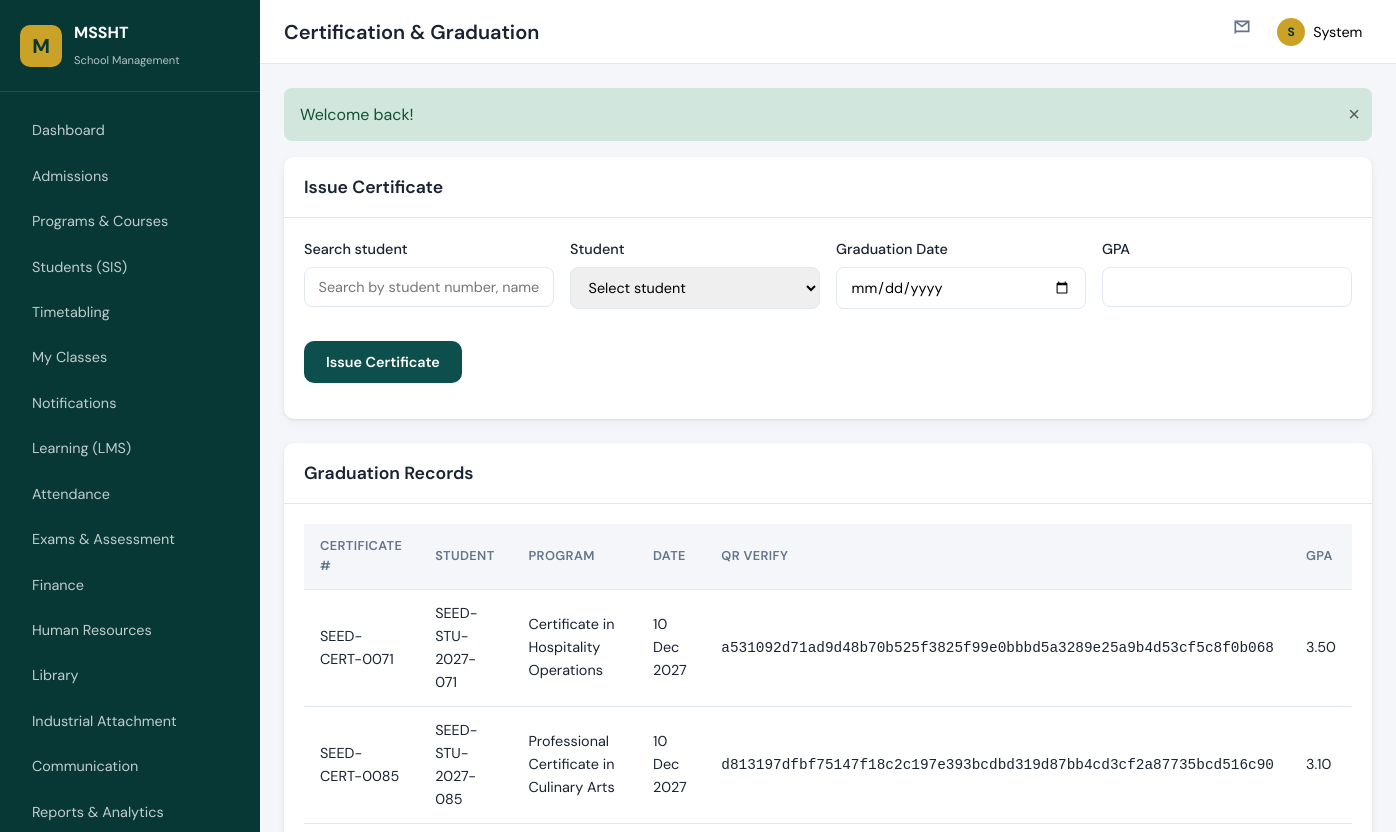
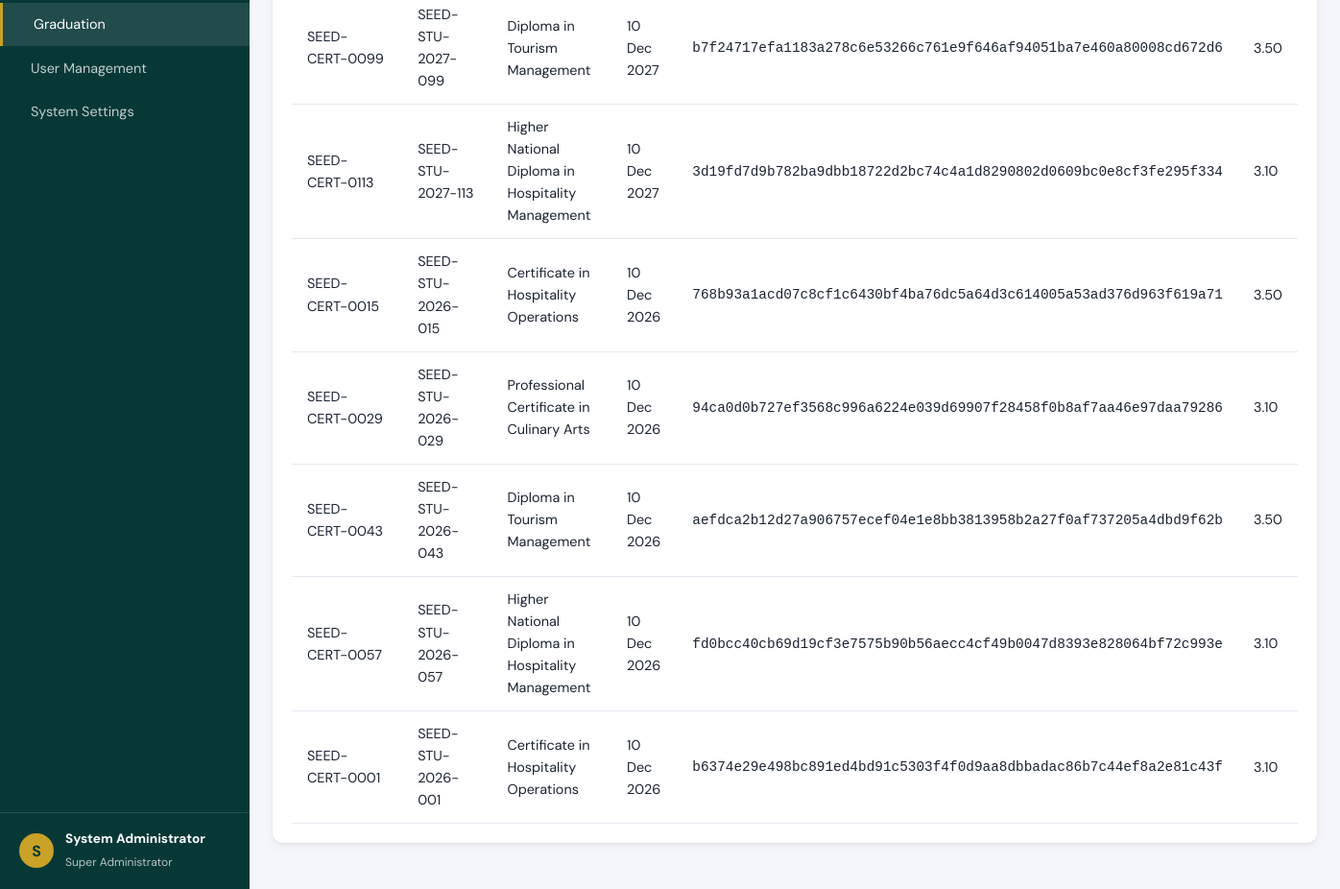
/modules/graduation/index.php (signed in), run on the app's committed database (2 pictures, top to bottom).
### tables this page shows
CREATE TABLE graduations (
    id INT UNSIGNED AUTO_INCREMENT PRIMARY KEY,
    student_id INT UNSIGNED NOT NULL,
    program_id INT UNSIGNED NOT NULL,
    graduation_date DATE NOT NULL,
    certificate_number VARCHAR(50) NOT NULL UNIQUE,
    qr_verification_code VARCHAR(64) NOT NULL UNIQUE,
    gpa DECIMAL(4,2) NULL,
    issued_at TIMESTAMP DEFAULT CURRENT_TIMESTAMP,
    FOREIGN KEY (student_id) REFERENCES students(id) ON DELETE CASCADE,
    FOREIGN KEY (program_id) REFERENCES programs(id)
);

CREATE TABLE students (
    id INT UNSIGNED AUTO_INCREMENT PRIMARY KEY,
    user_id INT UNSIGNED NULL UNIQUE,
    student_number VARCHAR(30) NOT NULL UNIQUE,
    application_ref VARCHAR(30) NULL UNIQUE,
    first_name VARCHAR(80) NULL,
    last_name VARCHAR(80) NULL,
    email VARCHAR(150) NULL,
    phone VARCHAR(30) NULL,
    gender ENUM('male', 'female', 'other') NULL,
    date_of_birth DATE NULL,
    address TEXT NULL,
    previous_qualification VARCHAR(200) NULL,
    notes TEXT NULL,
    application_id INT UNSIGNED NULL UNIQUE,
    program_id INT UNSIGNED NOT NULL,
    intake_id INT UNSIGNED NOT NULL,
    enrollment_status ENUM('active', 'graduated', 'withdrawn', 'suspended', 'deferred') DEFAULT 'active',
    enrollment_date DATE NOT NULL,
    FOREIGN KEY (user_id) REFERENCES users(id) ON DELETE SET NULL,
    FOREIGN KEY (application_id) REFERENCES applications(id) ON DELETE SET NULL,
    FOREIGN KEY (program_id) REFERENCES programs(id),
    FOREIGN KEY (intake_id) REFERENCES intakes(id)
);

CREATE TABLE programs (
    id INT UNSIGNED AUTO_INCREMENT PRIMARY KEY,
    code VARCHAR(20) NOT NULL UNIQUE,
    name VARCHAR(200) NOT NULL,
    program_type ENUM('short_course', 'certificate', 'diploma', 'hnd') NOT NULL,
    duration_months SMALLINT UNSIGNED DEFAULT 12,
    duration_value SMALLINT UNSIGNED DEFAULT 12,
    duration_unit VARCHAR(10) DEFAULT 'months',
    total_credits DECIMAL(6,2) DEFAULT 0,
    description TEXT NULL,
    status ENUM('active', 'inactive') DEFAULT 'active',
    created_at TIMESTAMP DEFAULT CURRENT_TIMESTAMP
);

### includes/helpers.php (called while the page is built, shortened)
<?php
function e(?string $value): string
{
    return htmlspecialchars($value ?? '', ENT_QUOTES, 'UTF-8');
}
function formatDate(?string $date, string $format = 'd M Y'): string
{
    return date($format, strtotime($date));
}

### modules/graduation/index.php (the view, shortened to what this page needs)
<?php
$db = getDB();
$graduations = $db->query(
    'SELECT g.*, s.student_number, p.name AS program_name
     FROM graduations g JOIN students s ON s.id = g.student_id
     JOIN programs p ON p.id = g.program_id ORDER BY g.graduation_date DESC'
)->fetchAll();
require_once __DIR__ . '/../../includes/header.php';
?>
<div class="card">
    <div class="card-header"><h2>Issue Certificate</h2></div>
    <div class="card-body">
        <form method="post" class="form-row">
            <div class="form-group"><label>Search student</label><input type="text" id="gradStudentSearch" placeholder="Search by student number, name, or surname"></div>
            <div class="form-group"><label>Student</label><select name="student_id" id="gradStudentSelect" required><option value="">Select student</option></select></div>
            <div class="form-group"><label>Graduation Date</label><input type="date" name="graduation_date" required></div>
            <div class="form-group"><label>GPA</label><input type="number" step="0.01" name="gpa" min="0" max="4"></div>
            <div class="form-group" style="align-self:flex-end;"><button type="submit" class="btn btn-primary">Issue Certificate</button></div>
        </form>
    </div>
</div>
<div class="card">
    <div class="card-header"><h2>Graduation Records</h2></div>
    <div class="card-body table-wrap">
        <table class="data-table">
            <thead><tr><th>Certificate #</th><th>Student</th><th>Program</th><th>Date</th><th>QR Verify</th><th>GPA</th></tr></thead>
            <tbody>
            <?php foreach ($graduations as $g): ?>
            <tr>
                <td><?= e($g['certificate_number']) ?></td>
                <td><?= e($g['student_number']) ?></td>
                <td><?= e($g['program_name']) ?></td>
                <td><?= formatDate($g['graduation_date']) ?></td>
                <td><code><?= e($g['qr_verification_code']) ?></code></td>
                <td><?= e($g['gpa'] ?? '—') ?></td>
            </tr>
            <?php endforeach; ?>
            </tbody>
        </table>
    </div>
</div>
<?php require_once __DIR__ . '/../../includes/footer.php'; ?>

### assets/css/main.css (style rules this page uses)
:root { --color-primary: #0d4f4c; --color-primary-dark: #083836; --color-primary-light: #1a7a75; --color-accent: #c9a227; --color-accent-light: #e8c547; --color-bg: #f4f6f9; --color-surface: #ffffff; --color-text: #1a2332; --color-text-muted: #64748b; --color-border: #e2e8f0; --color-danger: #dc3545; --color-success: #198754; --color-warning: #ffc107; --color-info: #0dcaf0; --sidebar-width: 260px; --topbar-height: 64px; --radius: 10px; --shadow: 0 1px 3px rgba(0,0,0,.08), 0 4px 12px rgba(0,0,0,.04); --font-sans: 'DM Sans', system-ui, sans-serif; --font-display: 'Playfair Display', Georgia, serif; }
*, *::before, *::after { box-sizing: border-box; margin: 0; padding: 0; }
html { font-size: 16px; scroll-behavior: smooth; }
body { font-family: var(--font-sans); color: var(--color-text); background: var(--color-bg); line-height: 1.6; }
.btn { display: inline-flex; align-items: center; justify-content: center; gap: .5rem; padding: .6rem 1.25rem; border-radius: var(--radius); font-weight: 600; font-size: .9rem; border: 2px solid transparent; cursor: pointer; transition: all .2s; font-family: inherit; }
.btn-primary { background: var(--color-primary); color: #fff; }
.card { background: var(--color-surface); border-radius: var(--radius); box-shadow: var(--shadow); margin-bottom: 1.5rem; }
.card-header { padding: 1rem 1.25rem; border-bottom: 1px solid var(--color-border); display: flex; align-items: center; justify-content: space-between; }
.card-header h2 { font-size: 1.1rem; font-weight: 600; }
.card-body { padding: 1.25rem; }
.table-wrap { overflow-x: auto; }
table.data-table { width: 100%; border-collapse: collapse; font-size: .9rem; }
table.data-table th, table.data-table td { padding: .75rem 1rem; text-align: left; border-bottom: 1px solid var(--color-border); }
table.data-table th { background: var(--color-bg); font-weight: 600; font-size: .8rem; text-transform: uppercase; letter-spacing: .03em; color: var(--color-text-muted); }
.form-group { margin-bottom: 1rem; }
.form-group label { display: block; margin-bottom: .35rem; font-weight: 500; font-size: .9rem; }
.form-group input, .form-group select, .form-group textarea { width: 100%; padding: .65rem .85rem; border: 1px solid var(--color-border); border-radius: 8px; font-family: inherit; font-size: .9rem; transition: border-color .2s; }
.form-row { display: grid; grid-template-columns: repeat(auto-fit, minmax(200px, 1fr)); gap: 1rem; }

### data on the page
graduations: certificate_number "SEED-CERT-0071", student.student_number "SEED-STU-2027-071", program.name "Certificate in Hospitality Operations", graduation_date "10 Dec 2027", qr_verification_code "a531092d71ad9d48b70b525f3825f99e0bbbd5a3289e25a9b4d53cf5c8f0b068", gpa "3.50"
graduations: certificate_number "SEED-CERT-0085", student.student_number "SEED-STU-2027-085", program.name "Professional Certificate in Culinary Arts", graduation_date "10 Dec 2027", qr_verification_code "d813197dfbf75147f18c2c197e393bcdbd319d87bb4cd3cf2a87735bcd516c90", gpa "3.10"
graduations: certificate_number "SEED-CERT-0099", student.student_number "SEED-STU-2027-099", program.name "Diploma in Tourism Management", graduation_date "10 Dec 2027", qr_verification_code "b7f24717efa1183a278c6e53266c761e9f646af94051ba7e460a80008cd672d6", gpa "3.50"
graduations: certificate_number "SEED-CERT-0113", student.student_number "SEED-STU-2027-113", program.name "Higher National Diploma in Hospitality Management", graduation_date "10 Dec 2027", qr_verification_code "3d19fd7d9b782ba9dbb18722d2bc74c4a1d8290802d0609bc0e8cf3fe295f334", gpa "3.10"
graduations: certificate_number "SEED-CERT-0015", student.student_number "SEED-STU-2026-015", program.name "Certificate in Hospitality Operations", graduation_date "10 Dec 2026", qr_verification_code "768b93a1acd07c8cf1c6430bf4ba76dc5a64d3c614005a53ad376d963f619a71", gpa "3.50"
graduations: certificate_number "SEED-CERT-0029", student.student_number "SEED-STU-2026-029", program.name "Professional Certificate in Culinary Arts", graduation_date "10 Dec 2026", qr_verification_code "94ca0d0b727ef3568c996a6224e039d69907f28458f0b8af7aa46e97daa79286", gpa "3.10"
graduations: certificate_number "SEED-CERT-0043", student.student_number "SEED-STU-2026-043", program.name "Diploma in Tourism Management", graduation_date "10 Dec 2026", qr_verification_code "aefdca2b12d27a906757ecef04e1e8bb3813958b2a27f0af737205a4dbd9f62b", gpa "3.50"
graduations: certificate_number "SEED-CERT-0057", student.student_number "SEED-STU-2026-057", program.name "Higher National Diploma in Hospitality Management", graduation_date "10 Dec 2026", qr_verification_code "fd0bcc40cb69d19cf3e7575b90b56aecc4cf49b0047d8393e828064bf72c993e", gpa "3.10"
graduations: certificate_number "SEED-CERT-0001", student.student_number "SEED-STU-2026-001", program.name "Certificate in Hospitality Operations", graduation_date "10 Dec 2026", qr_verification_code "b6374e29e498bc891ed4bd91c5303f4f0d9aa8dbbadac86b7c44ef8a2e81c43f", gpa "3.10"

### other printed values
$item['label'] "Dashboard"
$item['label'] "Admissions"
$item['label'] "Programs & Courses"
$item['label'] "Students (SIS)"
$item['label'] "Timetabling"
$item['label'] "My Classes"
$item['label'] "Notifications"
$item['label'] "Learning (LMS)"
$item['label'] "Attendance"
$item['label'] "Exams & Assessment"
$item['label'] "Finance"
$item['label'] "Human Resources"
$item['label'] "Library"
$item['label'] "Industrial Attachment"
$item['label'] "Communication"
